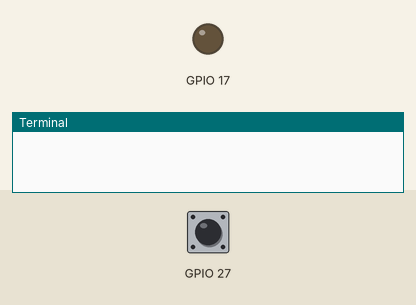
Bench run of a program on a simulated Raspberry Pi (BCM pin numbers). On the bench: output pins drawn as LEDs (lit = HIGH), the last lines printed to the terminal. Dashed ring = blinking. The test bench sets the inputs (shaded band); at power-on: GPIO 27 LOW. Threads take turns every 2 ms; the clock reads 2024-03-15 10:24:30 at power-on unless the program sets it.

Above: at 1.2 s.
1.3 s: GPIO 27 pulled HIGH for 0.15 s
At 2.1 s:
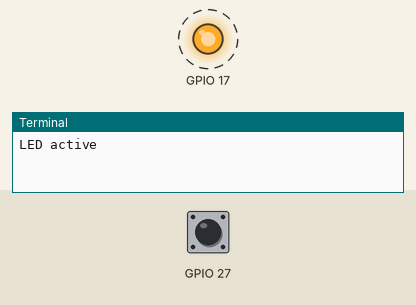
Timing chart, 0 to 7.8 s (numbered marks = the images above; inputs shaded):
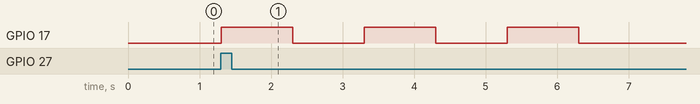

Measured:
- after the input at 1.3 s, GPIO 17: alternates HIGH for 1.0 s and LOW for 1.0 s, 6 changes in all, then stays LOW, starting at once

The program:

gpio_helper.py
```python
import RPi.GPIO as GPIO
import time
import threading

class MotionSensor:

    def __init__(self, pin = 27):

        self.pin = pin
        GPIO.setup(self.pin, GPIO.IN, pull_up_down=GPIO.PUD_DOWN)

    def is_activated(self):

        res = False
        if GPIO.input(self.pin) == GPIO.HIGH:
            res = True
        return res

class Blinker:

    def __init__(self, pin = 17):
        self.is_active = False
        self.pin = pin
        GPIO.setmode(GPIO.BCM)
        GPIO.setup(self.pin, GPIO.OUT)

    def blink(self, speed = 0.25, duration = 5):

        if not self.is_active:
            self.is_active = True
            print("LED active")
            thread = threading.Thread(target=self.control_led, args=(speed, duration,))
            thread.start()

    def control_led(self, speed = 0.25, duration = 5):

        start_time = time.time()

        while (time.time() - start_time) < duration:
            GPIO.output(self.pin, True)
            time.sleep(speed)
            GPIO.output(self.pin, False)
            time.sleep(speed)
        self.is_active = False

if __name__ == '__main__':

    blinker = Blinker()
    motion_sensor = MotionSensor()

    while True:
        try:
            if motion_sensor.is_activated():
                blinker.blink(1, 5)
        except KeyboardInterrupt:
            GPIO.cleanup()
            break
```
